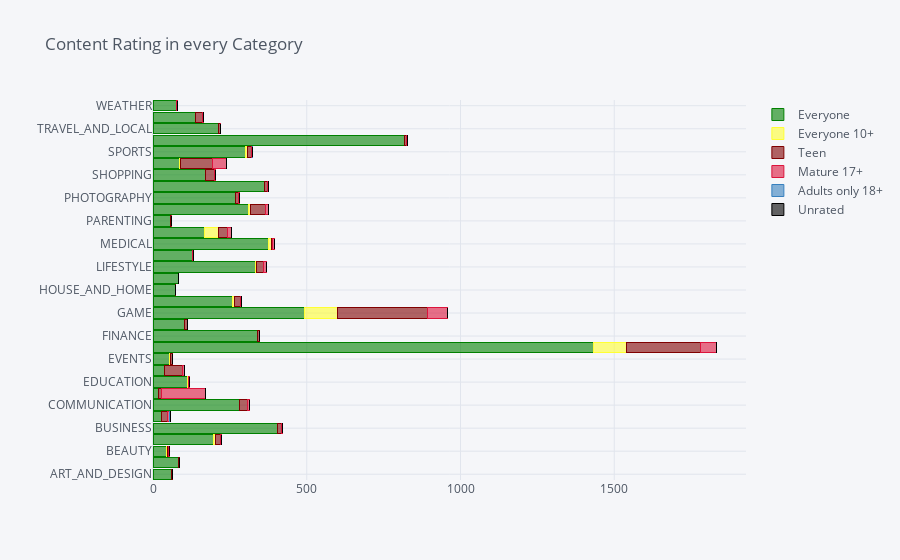

The notebook cell saved with this chart:
### Code cell
df4.iplot(kind='barh', barmode='stack', bargap=.1, title="Content Rating in every Category", colors=["green", "yellow", "maroon", "crimson" , 
                                                           "blue", "black"])

### Figure 1 — Plotly figure (JSON) as saved in the notebook; plotly's stock layout.template omitted (floating-point values rounded to 4 significant figures)
{"data": [{"marker": {"color": "rgba(0, 128, 0, 0.6)", "line": {"color": "rgba(0, 128, 0, 1.0)", "width": 1}}, "name": "Everyone", "orientation": "h", "text": "", "type": "bar", "x": [60, 83, 45, 198, 405, 26, 280, 17, 112, 37, 53, 1431, 340, 102, 493, 258, 72, 84, 333, 127, 377, 168, 58, 311, 268, 363, 172, 87, 300, 819, 212, 137, 75], "y": ["ART_AND_DESIGN", "AUTO_AND_VEHICLES", "BEAUTY", "BOOKS_AND_REFERENCE", "BUSINESS", "COMICS", "COMMUNICATION", "DATING", "EDUCATION", "ENTERTAINMENT", "EVENTS", "FAMILY", "FINANCE", "FOOD_AND_DRINK", "GAME", "HEALTH_AND_FITNESS", "HOUSE_AND_HOME", "LIBRARIES_AND_DEMO", "LIFESTYLE", "MAPS_AND_NAVIGATION", "MEDICAL", "NEWS_AND_MAGAZINES", "PARENTING", "PERSONALIZATION", "PHOTOGRAPHY", "PRODUCTIVITY", "SHOPPING", "SOCIAL", "SPORTS", "TOOLS", "TRAVEL_AND_LOCAL", "VIDEO_PLAYERS", "WEATHER"]}, {"marker": {"color": "rgba(255, 255, 51, 0.6)", "line": {"color": "rgba(255, 255, 51, 1.0)", "width": 1}}, "name": "Everyone 10+", "orientation": "h", "text": "", "type": "bar", "x": [1, 1, 2, 4, 1, 3, 0, 0, 3, 2, 3, 110, 0, 2, 106, 6, 0, 0, 5, 1, 8, 46, 0, 5, 0, 1, 0, 2, 7, 0, 0, 2, 1], "y": ["ART_AND_DESIGN", "AUTO_AND_VEHICLES", "BEAUTY", "BOOKS_AND_REFERENCE", "BUSINESS", "COMICS", "COMMUNICATION", "DATING", "EDUCATION", "ENTERTAINMENT", "EVENTS", "FAMILY", "FINANCE", "FOOD_AND_DRINK", "GAME", "HEALTH_AND_FITNESS", "HOUSE_AND_HOME", "LIBRARIES_AND_DEMO", "LIFESTYLE", "MAPS_AND_NAVIGATION", "MEDICAL", "NEWS_AND_MAGAZINES", "PARENTING", "PERSONALIZATION", "PHOTOGRAPHY", "PRODUCTIVITY", "SHOPPING", "SOCIAL", "SPORTS", "TOOLS", "TRAVEL_AND_LOCAL", "VIDEO_PLAYERS", "WEATHER"]}, {"marker": {"color": "rgba(128, 0, 0, 0.6)", "line": {"color": "rgba(128, 0, 0, 1.0)", "width": 1}}, "name": "Teen", "orientation": "h", "text": "", "type": "bar", "x": [3, 1, 3, 17, 13, 19, 27, 9, 1, 57, 8, 240, 5, 8, 295, 19, 2, 0, 22, 2, 5, 29, 1, 51, 10, 9, 27, 105, 14, 5, 6, 21, 2], "y": ["ART_AND_DESIGN", "AUTO_AND_VEHICLES", "BEAUTY", "BOOKS_AND_REFERENCE", "BUSINESS", "COMICS", "COMMUNICATION", "DATING", "EDUCATION", "ENTERTAINMENT", "EVENTS", "FAMILY", "FINANCE", "FOOD_AND_DRINK", "GAME", "HEALTH_AND_FITNESS", "HOUSE_AND_HOME", "LIBRARIES_AND_DEMO", "LIFESTYLE", "MAPS_AND_NAVIGATION", "MEDICAL", "NEWS_AND_MAGAZINES", "PARENTING", "PERSONALIZATION", "PHOTOGRAPHY", "PRODUCTIVITY", "SHOPPING", "SOCIAL", "SPORTS", "TOOLS", "TRAVEL_AND_LOCAL", "VIDEO_PLAYERS", "WEATHER"]}, {"marker": {"color": "rgba(220, 20, 60, 0.6)", "line": {"color": "rgba(220, 20, 60, 1.0)", "width": 1}}, "name": "Mature 17+", "orientation": "h", "text": "", "type": "bar", "x": [0, 0, 3, 3, 1, 6, 8, 145, 3, 6, 0, 50, 0, 0, 65, 5, 0, 0, 9, 1, 5, 11, 1, 9, 3, 1, 3, 45, 3, 2, 1, 3, 1], "y": ["ART_AND_DESIGN", "AUTO_AND_VEHICLES", "BEAUTY", "BOOKS_AND_REFERENCE", "BUSINESS", "COMICS", "COMMUNICATION", "DATING", "EDUCATION", "ENTERTAINMENT", "EVENTS", "FAMILY", "FINANCE", "FOOD_AND_DRINK", "GAME", "HEALTH_AND_FITNESS", "HOUSE_AND_HOME", "LIBRARIES_AND_DEMO", "LIFESTYLE", "MAPS_AND_NAVIGATION", "MEDICAL", "NEWS_AND_MAGAZINES", "PARENTING", "PERSONALIZATION", "PHOTOGRAPHY", "PRODUCTIVITY", "SHOPPING", "SOCIAL", "SPORTS", "TOOLS", "TRAVEL_AND_LOCAL", "VIDEO_PLAYERS", "WEATHER"]}, {"marker": {"color": "rgba(55, 128, 191, 0.6)", "line": {"color": "rgba(55, 128, 191, 1.0)", "width": 1}}, "name": "Adults only 18+", "orientation": "h", "text": "", "type": "bar", "x": [0, 0, 0, 0, 0, 2, 0, 0, 0, 0, 0, 0, 0, 0, 0, 0, 0, 0, 0, 0, 0, 0, 0, 0, 0, 0, 0, 0, 1, 0, 0, 0, 0], "y": ["ART_AND_DESIGN", "AUTO_AND_VEHICLES", "BEAUTY", "BOOKS_AND_REFERENCE", "BUSINESS", "COMICS", "COMMUNICATION", "DATING", "EDUCATION", "ENTERTAINMENT", "EVENTS", "FAMILY", "FINANCE", "FOOD_AND_DRINK", "GAME", "HEALTH_AND_FITNESS", "HOUSE_AND_HOME", "LIBRARIES_AND_DEMO", "LIFESTYLE", "MAPS_AND_NAVIGATION", "MEDICAL", "NEWS_AND_MAGAZINES", "PARENTING", "PERSONALIZATION", "PHOTOGRAPHY", "PRODUCTIVITY", "SHOPPING", "SOCIAL", "SPORTS", "TOOLS", "TRAVEL_AND_LOCAL", "VIDEO_PLAYERS", "WEATHER"]}, {"marker": {"color": "rgba(0, 0, 0, 0.6)", "line": {"color": "rgba(0, 0, 0, 1.0)", "width": 1}}, "name": "Unrated", "orientation": "h", "text": "", "type": "bar", "x": [0, 0, 0, 0, 0, 0, 0, 0, 0, 0, 0, 1, 0, 0, 0, 0, 0, 0, 0, 0, 0, 0, 0, 0, 0, 0, 0, 0, 0, 1, 0, 0, 0], "y": ["ART_AND_DESIGN", "AUTO_AND_VEHICLES", "BEAUTY", "BOOKS_AND_REFERENCE", "BUSINESS", "COMICS", "COMMUNICATION", "DATING", "EDUCATION", "ENTERTAINMENT", "EVENTS", "FAMILY", "FINANCE", "FOOD_AND_DRINK", "GAME", "HEALTH_AND_FITNESS", "HOUSE_AND_HOME", "LIBRARIES_AND_DEMO", "LIFESTYLE", "MAPS_AND_NAVIGATION", "MEDICAL", "NEWS_AND_MAGAZINES", "PARENTING", "PERSONALIZATION", "PHOTOGRAPHY", "PRODUCTIVITY", "SHOPPING", "SOCIAL", "SPORTS", "TOOLS", "TRAVEL_AND_LOCAL", "VIDEO_PLAYERS", "WEATHER"]}], "layout": {"bargap": 0.1, "barmode": "stack", "legend": {"bgcolor": "#F5F6F9", "font": {"color": "#4D5663"}, "traceorder": "normal"}, "paper_bgcolor": "#F5F6F9", "plot_bgcolor": "#F5F6F9", "title": {"font": {"color": "#4D5663"}, "text": "Content Rating in every Category"}, "xaxis": {"gridcolor": "#E1E5ED", "showgrid": true, "tickfont": {"color": "#4D5663"}, "title": {"font": {"color": "#4D5663"}, "text": ""}, "zerolinecolor": "#E1E5ED"}, "yaxis": {"gridcolor": "#E1E5ED", "showgrid": true, "tickfont": {"color": "#4D5663"}, "title": {"font": {"color": "#4D5663"}, "text": ""}, "zerolinecolor": "#E1E5ED"}}}
